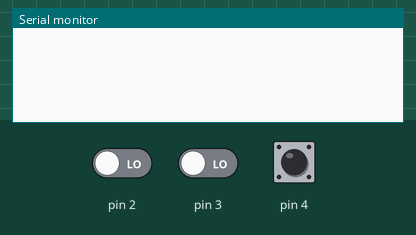
A sketch run on a simulated Arduino Uno, built with avr-gcc and run on an emulated ATmega328P. Shown: the last lines printed to the serial monitor. The test bench sets the inputs (shaded band); at power-on: pin 2 LOW, pin 3 LOW, pin 4 LOW.

Above: at 1.2 s.
1.3 s: pin 2 driven HIGH
At 2.3 s:
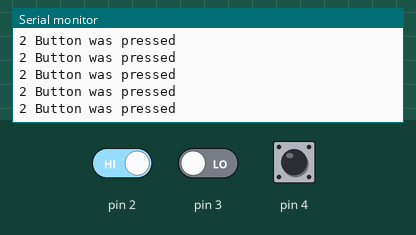
3.2 s: pin 3 driven HIGH
6.2 s: pin 4 driven HIGH
At 7.0 s:
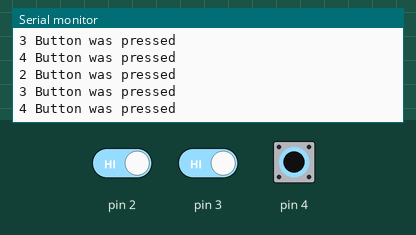
9.2 s: pin 2 driven LOW
12.2 s: pin 3 driven LOW
15.2 s: pin 4 pulsed LOW 2 times (0.12 s each, 0.3 s apart)
Timing chart, 0 to 18.2 s (numbered marks = the images above; inputs shaded):
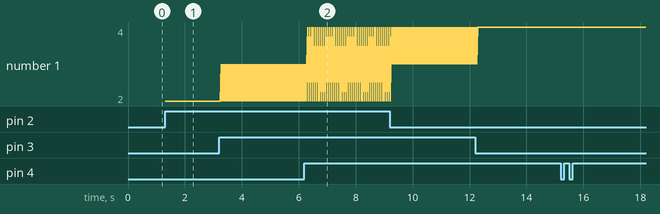

The sketch:

Which_Button_Press.ino
```cpp
void setup() {
  Serial.begin(9600);
  pinMode(3,INPUT);
  pinMode(4,INPUT);
  pinMode(2,INPUT);


}


void loop()
{
  for(int i=2;i<=4;i++)
  {
       if(digitalRead(i)==1)
      {
        Serial.print(i);
        Serial.println(" Button was pressed");
       }
  }


}
```

Measured:
- after the input at 1.3 s, the serial monitor: prints a new line at once (image 1)
- after the input at 6.2 s, the serial monitor: prints a new line after 0.11 s (image 2)
- plotted number 1: 2 → 3 after the input at 3.2 s, 3 → 4 after the input at 6.2 s
